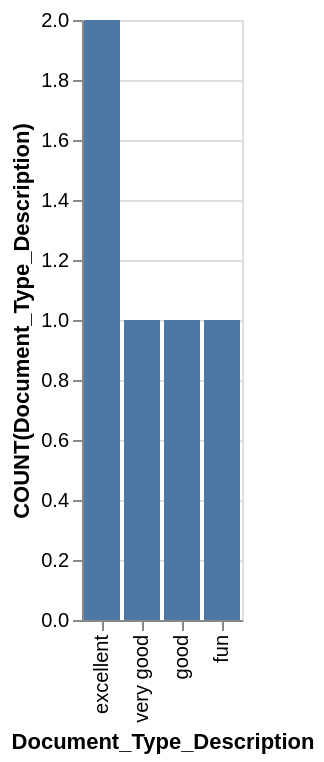

This figure's Vega-Lite source:
### Vega-Lite specification from a JSON file in a GitHub repository (floating-point values rounded to 4 significant figures)
{"data": {"values": [{"x_data": "excellent", "y_data": 2}, {"x_data": "very good", "y_data": 1}, {"x_data": "good", "y_data": 1}, {"x_data": "fun", "y_data": 1}]}, "mark": "bar", "encoding": {"x": {"field": "x_data", "type": "nominal", "title": "Document_Type_Description", "sort": {"op": "sum", "field": "y_data", "order": "descending"}}, "y": {"field": "y_data", "type": "quantitative", "title": "COUNT(Document_Type_Description)"}}}
